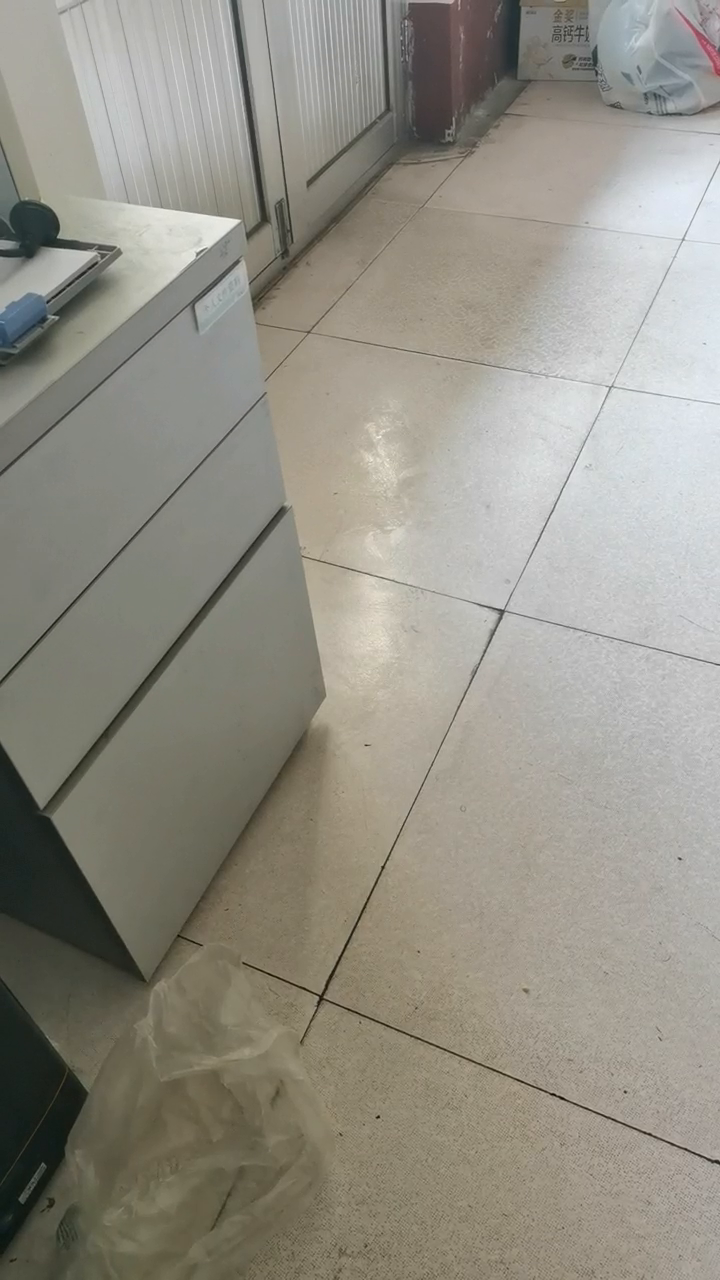
#> input picture frame 19 of Pic/test.mp4, 720 x 1280 px, given in place of test.avi, which was not available
$ python 7.py   (older library calls are emulated)
#> lines starting #> are read from the running program, lines starting #| are printed output that depends on the picture; pictures that were not available may be replaced by others from this repository, and a replacement may not be noted
import cv2
import numpy as np

# # 背景建模
# cap = cv2.VideoCapture('test.avi')
# #构造一个特定大小和形状的结构元素，用于图像形态学处理
# kernel = cv2.getStructuringElement(cv2.MORPH_ELLIPSE, (3, 3))
# #创建混合高斯模型用于背景建模
# fgbg = cv2.createBackgroundSubtractorMOG2()
#
# while(True):
#     ret,frame = cap.read()
#     fgmask = fgbg.apply(frame)
#     #形态学开运算去噪点
#     fgmask = cv2.morphologyEx(fgmask, cv2.MORPH_OPEN, kernel)
#     #寻找视频中的轮廓
#     im, contours, heirarchy = cv2.findContours(fgmask, cv2.RETR_EXTERNAL, cv2.CHAIN_APPROX_SIMPLE)
#
#     for c in contours:
#         #计算各轮廓的周长
#         perimeter = cv2.arcLength(c, True)
#         if perimeter > 188:
#             #找到一个直矩形(不会旋转)
#             x, y, w, h = cv2.boundingRect(c)
#             #画出这个矩形
#             cv2.rectangle(frame, (x, y), (x+w, y+h), (0,255,2), 2)
#
#     cv2.imshow('frame', frame)
#     cv2.imshow('fgmask', fgmask)
#     k = cv2.waitKey(100) & 0xff
#     if k == 27:#退出键
#         break
#
# cap.release()
# cv2.destroyAllWindows()

# 光流估计
cap = cv2.VideoCapture('test.avi')

#角点检测所需参数
feature_params = dict(maxCorners=100, qualityLevel=0.3, minDistance=7)

#lucas kanade参数
lk_params = dict(winSize=(15, 15), maxLevel=2)

#随机颜色条
color = np.random.randint(0, 255, (100, 3))

#拿到第一帧图像
ret, old_frame = cap.read()
#> old_frame is the input picture: shape (1280, 720, 3); mean B, G, R 133.9, 144.3, 147.2
old_gray = cv2.cvtColor(old_frame, cv2.COLOR_BGR2GRAY)
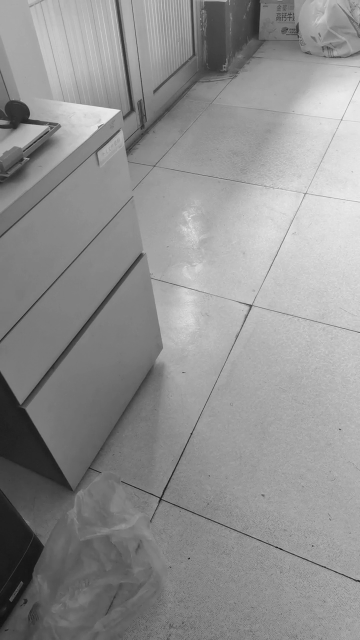
#> old_gray: shape (1280, 720) (shown at 1/2 size); min 9, max 248, mean 143.9
#退回所有检测特征点，需要输入图像，角点最大数量(效率)，品质因子(特征值越大的越好，来筛选)
#距离相当于这个区间有比这个角点强的，就不要这个弱的了

p0 = cv2.goodFeaturesToTrack(old_gray, mask=None, **feature_params)
#> p0 = 29 rows, first 8: [624, 1091], [379, 1116], [57, 237], [504, 609], [607, 388], [681, 859], [58, 317], [320, 994]

#创建一个mask
mask = np.zeros_like(old_frame)

while(True):
    ret, frame = cap.read()
    frame_gray = cv2.cvtColor(frame, cv2.COLOR_BGR2GRAY)

    #需要传入前一帧和当前图像以及前一帧检测到的角点
    p1, st, err = cv2.calcOpticalFlowPyrLK(old_gray, frame_gray, p0, None, **lk_params)
#> p1 = 29 rows, first 8: [623.7, 1091.5], [378.7, 1116.7], [56.77, 238.2], [503.7, 609.6], [606.5, 388.7], [680.7, 859.5], [57.84, 318], [319.7, 994.7]; st = 29 values from 1 to 1; err = 29 values, max 9.81 at index 19, min 0.948 at index 17, mean 3.1

    #st=1表示
    good_new = p1[st == 1]
#> good_new = 29 pairs, first value 40.73 to 684.7, second value 4.27 to 1228.5
    good_old = p0[st == 1]
#> good_old = 29 pairs, first value 41 to 685, second value 3 to 1228

    # [7 lines of commented-out code are left out]
    for i, (new, old) in enumerate(zip(good_new, good_old)):
        a = new.ravel()
        b = old.ravel()
        mask = cv2.line(mask, tuple(a), tuple(b), color[i].tolist(), 2)
        frame = cv2.circle(frame, tuple(a), 5, color[i].tolist(), -1)
#> this loop made 29 passes
#> (a, b) on passes 1 to 8: ([623.7, 1091.5], [624, 1091]), ([378.7, 1116.7], [379, 1116]), ([56.77, 238.2], [57, 237]), ([503.7, 609.6], [504, 609]), ([606.5, 388.7], [607, 388]), ([680.7, 859.5], [681, 859]), ([57.84, 318], [58, 317]), ([319.7, 994.7], [320, 994])
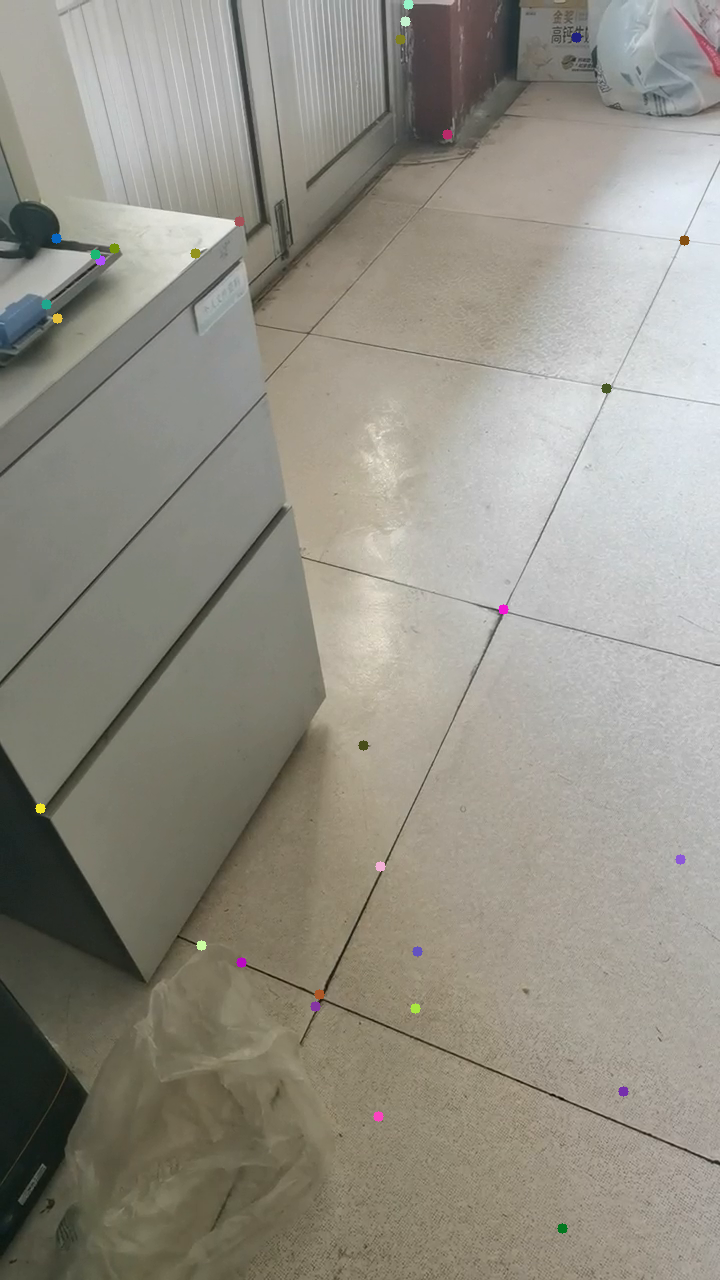
#> frame: shape (1280, 720, 3); mean B, G, R 134, 144.3, 147.3
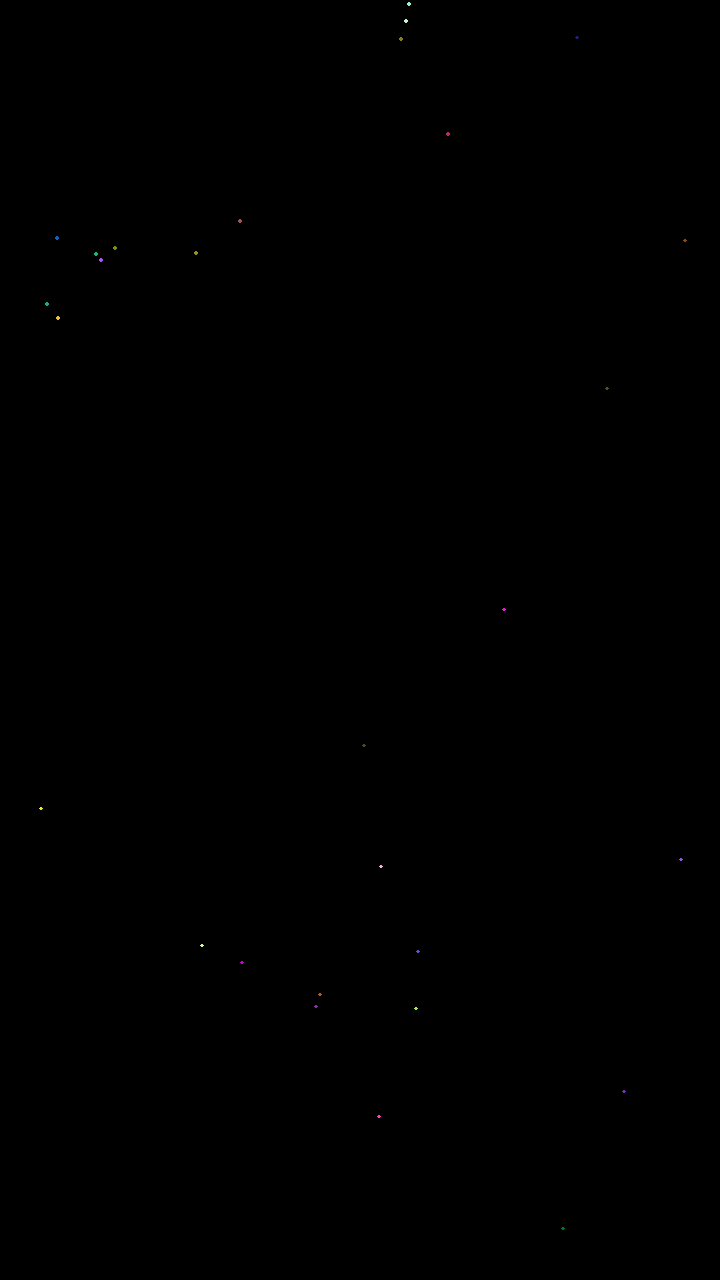
#> mask: shape (1280, 720, 3); mean of channels 0, 1, 2 0, 0, 0; drawn as B, G, R
    img = cv2.add(frame, mask)

    cv2.imshow('frame', img)
    k = cv2.waitKey(150) & 0xff
#> (key Esc is pressed here)
    if k == 27:
        break

    #更新
    old_gray = frame_gray.copy()
    p0 = good_new.reshape(-1, 1,2)

cap.release()
cv2.destroyAllWindows()

$ run again, starting later in the video
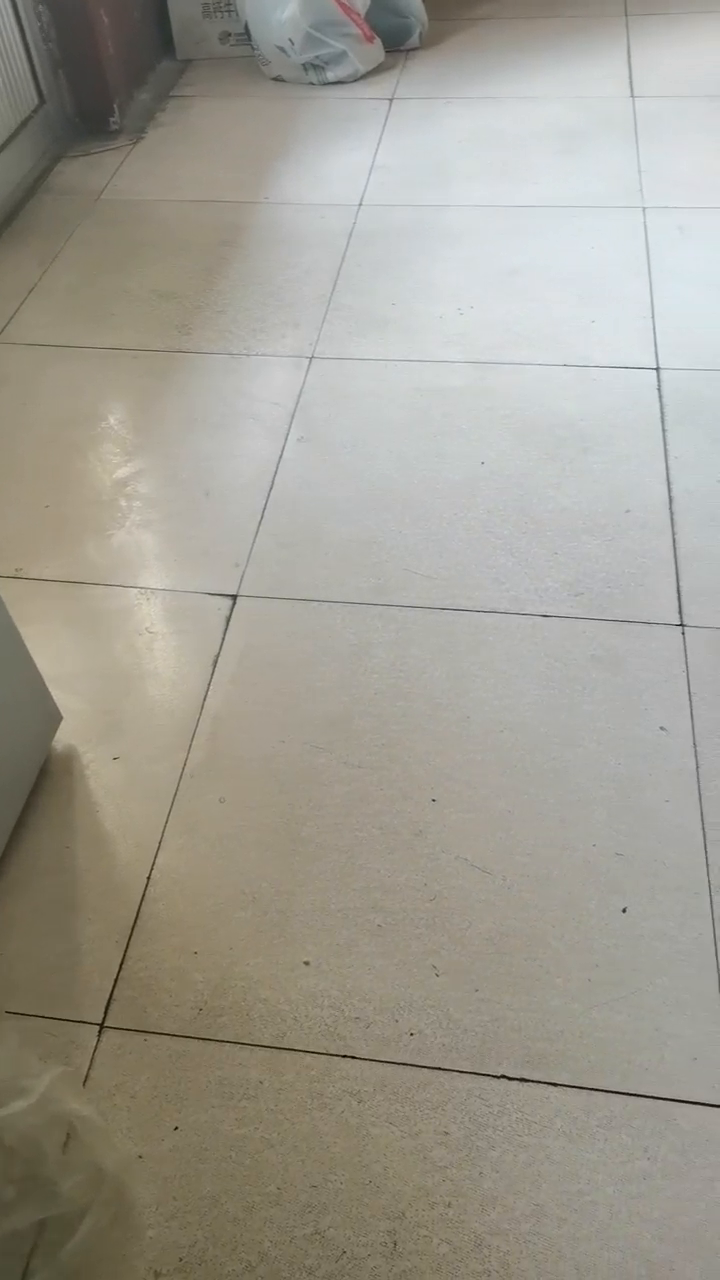
#> input picture frame 87 of Pic/test.mp4, 720 x 1280 px, given in place of test.avi, which was not available
#> old_frame is the input picture: shape (1280, 720, 3); mean B, G, R 146.4, 156.9, 160.1
#> p0 = 14 rows, first 8: [411, 1034], [681, 623], [623, 911], [177, 1127], [433, 800], [104, 1025], [655, 366], [682, 633]
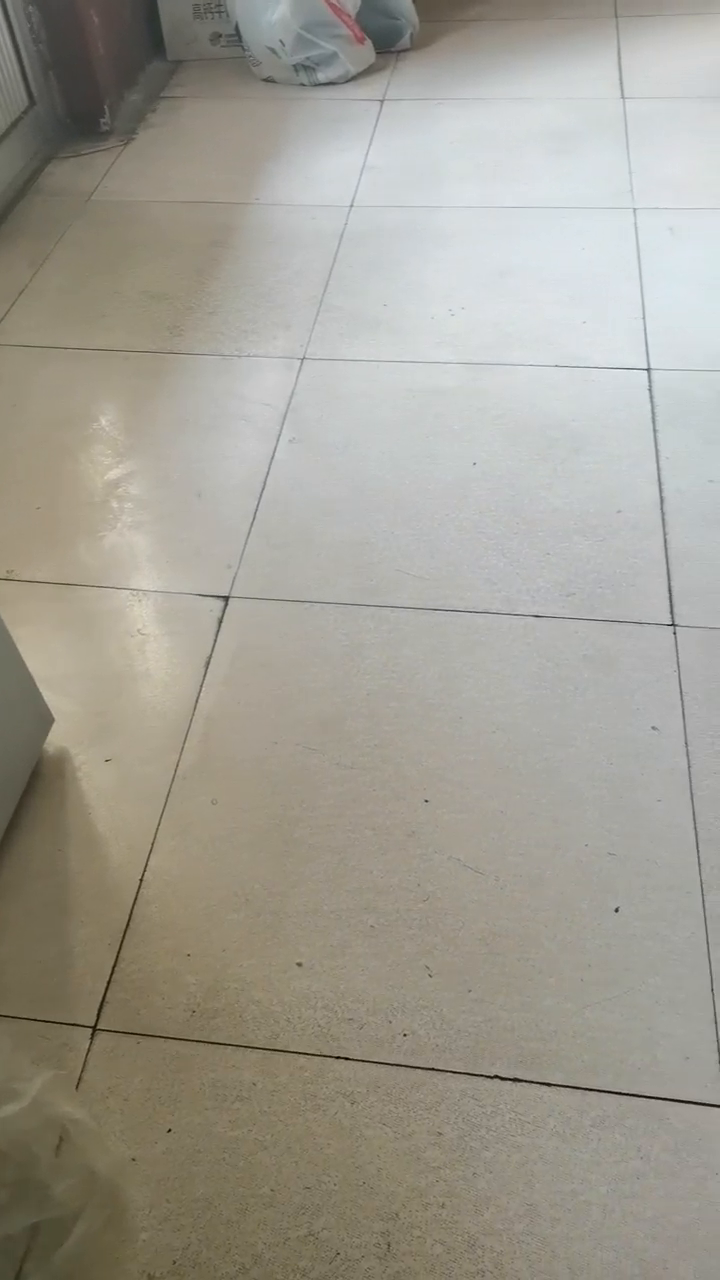
#> input picture frame 88 of Pic/test.mp4, 720 x 1280 px, given in place of test.avi, which was not available
#> frame is the input picture: shape (1280, 720, 3); mean B, G, R 147.1, 157.5, 160.7
#> p1 = 14 rows, first 8: [404.2, 1034.7], [672.5, 622.8], [615.5, 910.7], [170.3, 1129.3], [425.7, 800.7], [96.74, 1027.7], [646, 366.6], [673.5, 632.9]; st = [1, 1, 1, 1, 1, 1, 1, 1, 1, 1, 1, 1, 1, 1]; err = [2.29, 3.49, 2.01, 1.44, 1.65, 3.75, 4.3, 2.44, 2.78, 1.05, 0.299, 2.19, 2.49, 0.839]
#> good_new has the same summary as p1
#> good_old has the same summary as p0
#> the loop `for i, (new, old) in enumerate(zip(good_new, good_old)):` made 14 passes
#> (a, b) on passes 1 to 8: ([404.2, 1034.7], [411, 1034]), ([672.5, 622.8], [681, 623]), ([615.5, 910.7], [623, 911]), ([170.3, 1129.3], [177, 1127]), ([425.7, 800.7], [433, 800]), ([96.74, 1027.7], [104, 1025]), ([646, 366.6], [655, 366]), ([673.5, 632.9], [682, 633])
#> after the loop `for i, (new, old) in enumerate(zip(good_new, good_old)):`:
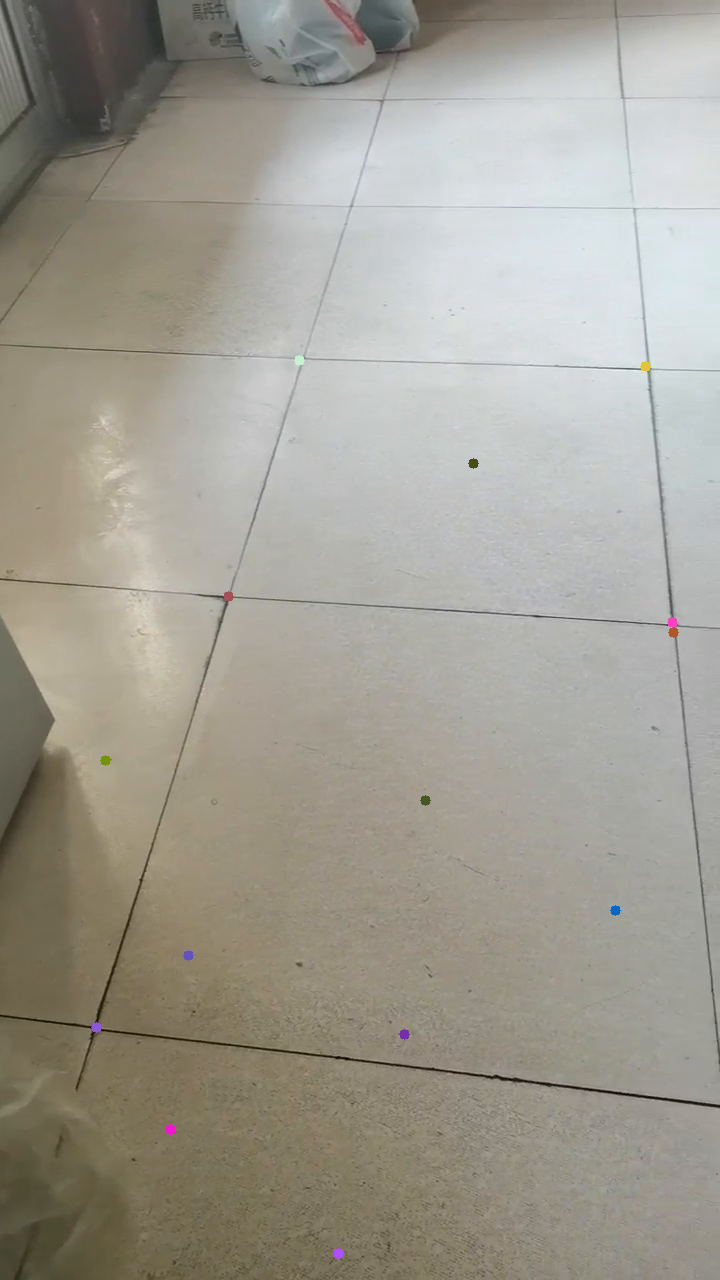
#> frame: shape (1280, 720, 3); mean B, G, R 147.1, 157.4, 160.7

$ run again, starting later in the video
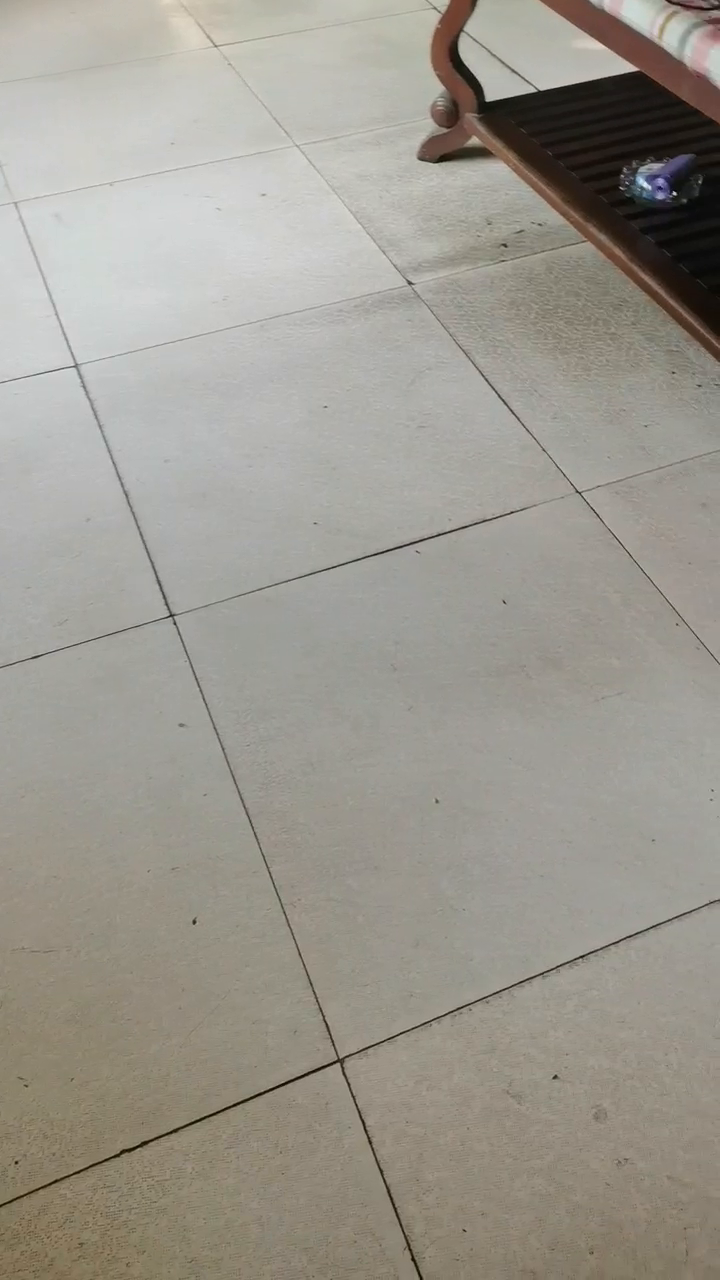
#> input picture frame 155 of Pic/test.mp4, 720 x 1280 px, given in place of test.avi, which was not available
#> old_frame is the input picture: shape (1280, 720, 3); mean B, G, R 143.4, 152.5, 156.3
#> p0 = [[673, 192], [619, 187], [536, 90], [486, 100], [340, 1057], [553, 1078], [15, 1163], [621, 175], [700, 182], [580, 492], [173, 617], [650, 189]]
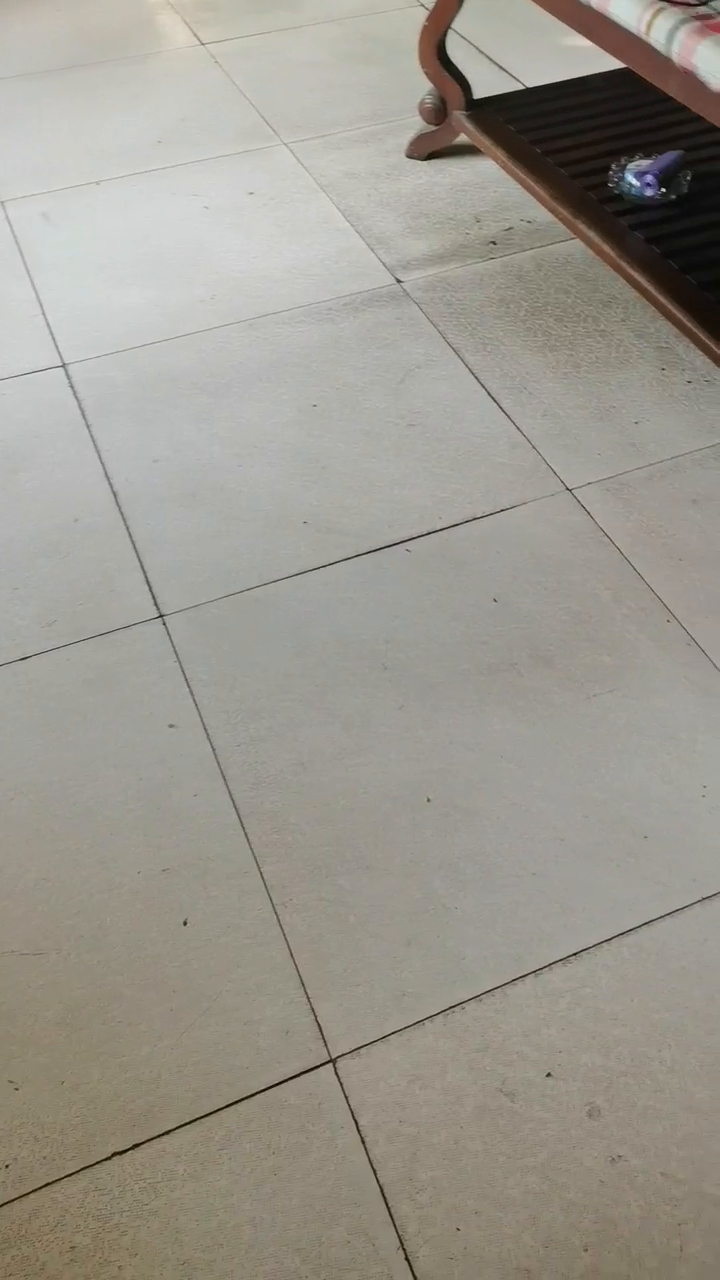
#> input picture frame 156 of Pic/test.mp4, 720 x 1280 px, given in place of test.avi, which was not available
#> frame is the input picture: shape (1280, 720, 3); mean B, G, R 142.9, 151.8, 155.6
#> p1 = [[661.8, 188.3], [607.7, 183.6], [524, 86.97], [473.8, 97.25], [332.3, 1057.1], [546.3, 1075.7], [5.51, 1166.8], [609.7, 171.6], [688.6, 178.2], [570.3, 489.3], [162.5, 617.5], [638.7, 185.5]]; st = [1, 1, 1, 1, 1, 1, 1, 1, 1, 1, 1, 1]; err = [4.89, 3.62, 2.22, 2.4, 4.78, 2.2, 3.26, 4.28, 3.02, 5.91, 6.66, 3.66]
#> good_new has the same summary as p1
#> good_old has the same summary as p0
#> the loop `for i, (new, old) in enumerate(zip(good_new, good_old)):` made 12 passes
#> (a, b) on passes 1 to 8: ([661.8, 188.3], [673, 192]), ([607.7, 183.6], [619, 187]), ([524, 86.97], [536, 90]), ([473.8, 97.25], [486, 100]), ([332.3, 1057.1], [340, 1057]), ([546.3, 1075.7], [553, 1078]), ([5.51, 1166.8], [15, 1163]), ([609.7, 171.6], [621, 175])
#> after the loop `for i, (new, old) in enumerate(zip(good_new, good_old)):`:
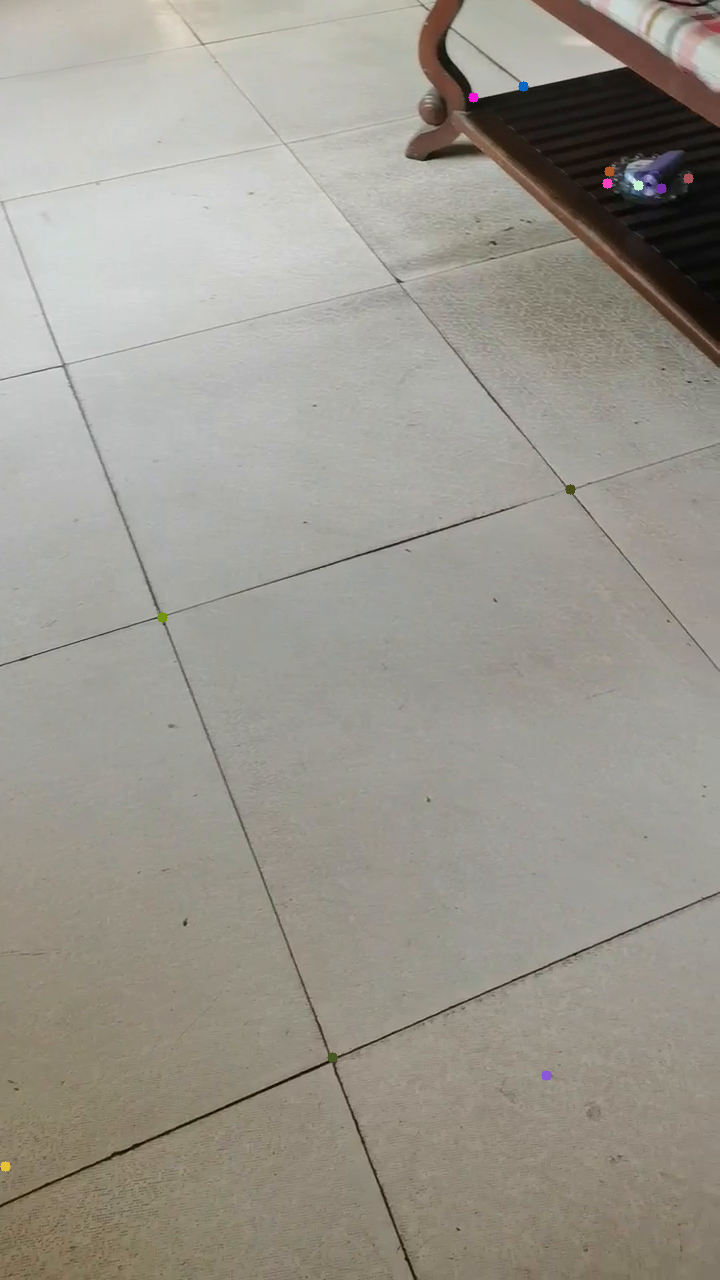
#> frame: shape (1280, 720, 3); mean B, G, R 142.9, 151.8, 155.6
